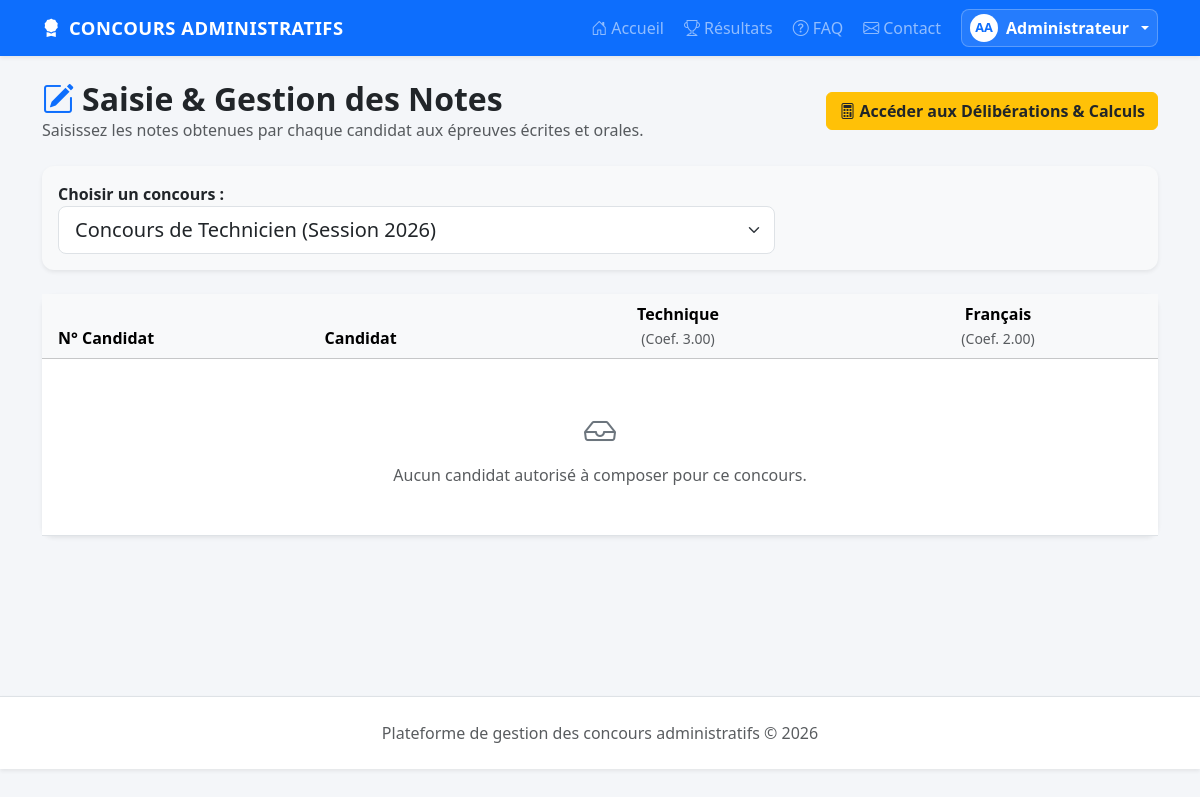
Page /admin/notes.php (signed in) on the committed database.
### tables this page shows
CREATE TABLE epreuves (
    id INT AUTO_INCREMENT PRIMARY KEY,
    concours_id INT NOT NULL,
    nom VARCHAR(150) NOT NULL,
    coefficient DECIMAL(5,2) DEFAULT 1.00,
    KEY idx_concours_id (concours_id),
    CONSTRAINT fk_epreuves_concours FOREIGN KEY (concours_id) REFERENCES concours(id) ON DELETE CASCADE
);

### admin/notes.php (the view, shortened to what this page needs)
<?php
require '../config/database.php';
$concoursList = $pdo->query("SELECT * FROM concours ORDER BY date_debut DESC")->fetchAll();
$selectedConcoursId = (int)($_GET['concours_id'] ?? ($concoursList[0]['id'] ?? 0));
$epreuves = [];
$candidats = [];
if ($selectedConcoursId > 0) {
    $stE = $pdo->prepare("SELECT * FROM epreuves WHERE concours_id = ? ORDER BY id");
    $stE->execute([$selectedConcoursId]);
    $epreuves = $stE->fetchAll();
    $stCandList = $pdo->prepare("SELECT c.*, u.nom, u.prenom
                                 FROM candidatures c
                                 JOIN users u ON u.id = c.user_id
                                 WHERE c.concours_id = ? AND c.statut IN ('valide', 'convoque', 'admis', 'non_admis', 'soumis', 'en_verification')
                                 ORDER BY c.numero_candidat ASC");
    $stCandList->execute([$selectedConcoursId]);
    $candidats = $stCandList->fetchAll();
}
require '../includes/header.php';
?>
<div class="d-flex justify-content-between align-items-center mb-4 flex-wrap gap-2">
    <div>
        <h1 class="h2 fw-bold text-dark m-0"><i class="bi bi-pencil-square text-primary me-2"></i>Saisie & Gestion des Notes</h1>
        <p class="text-muted m-0">Saisissez les notes obtenues par chaque candidat aux épreuves écrites et orales.</p>
    </div>
    <a href="resultats.php?concours_id=<?= $selectedConcoursId ?>" class="btn btn-warning fw-bold text-dark">
        <i class="bi bi-calculator me-1"></i>Accéder aux Délibérations & Calculs
    </a>
</div>
<div class="card p-3 shadow-sm border-0 mb-4 bg-light">
    <form method="get" action="notes.php" class="row g-3 align-items-center">
        <div class="col-md-8">
            <label class="form-label fw-bold m-0 me-2">Choisir un concours :</label>
            <select name="concours_id" class="form-select form-select-lg" onchange="this.form.submit()">
                <?php foreach ($concoursList as $co): ?>
                    <option value="<?= $co['id'] ?>" <?= $selectedConcoursId === (int)$co['id'] ? 'selected' : '' ?>>
                        <?= htmlspecialchars($co['titre']) ?> (Session <?= htmlspecialchars($co['session']) ?>)
                    </option>
                <?php endforeach; ?>
            </select>
        </div>
    </form>
</div>
<div class="card shadow-sm border-0 mb-4">
    <div class="card-body p-0">
        <form method="post" action="notes.php?concours_id=<?= $selectedConcoursId ?>">
            <div class="table-responsive">
                <table class="table table-hover align-middle mb-0">
                    <thead class="table-light">
                        <tr>
                            <th class="ps-3">N° Candidat</th>
                            <th>Candidat</th>
                            <?php foreach ($epreuves as $ep): ?>
                                <th class="text-center" style="min-width: 140px;">
                                    <?= htmlspecialchars($ep['nom']) ?><br>
                                    <small class="text-muted fw-normal">(Coef. <?= $ep['coefficient'] ?>)</small>
                                </th>
                            <?php endforeach; ?>
                        </tr>
                    </thead>
                    <tbody>
                        <?php if (empty($candidats)): ?>
                            <tr>
                                <td colspan="<?= count($epreuves) + 2 ?>" class="text-center text-muted py-5">
                                    <i class="bi bi-inbox fs-2 text-secondary d-block mb-2"></i>
                                    Aucun candidat autorisé à composer pour ce concours.
                                </td>
                            </tr>
                        <?php endif; ?>
                    </tbody>
                </table>
            </div>
        </form>
    </div>
</div>
<?php require '../includes/footer.php'; ?>

### assets/css/style.css (style rules this page uses)
body { background-color: #f4f6f9; font-family: 'Segoe UI', system-ui, -apple-system, sans-serif; color: #212529; }
.card { border: 0; border-radius: 12px; box-shadow: 0 4px 12px rgba(0, 0, 0, 0.05); transition: transform 0.2s ease, box-shadow 0.2s ease; }
.table { vertical-align: middle; }

### rows in the picture
epreuves: nom "Technique", coefficient "3.00"
epreuves: nom "Français", coefficient "2.00"

### other values in the picture
$userInitials "AA"
$user['prenom'] "Administrateur"
form field concours_id "Concours de Technicien (Session 2026)"
